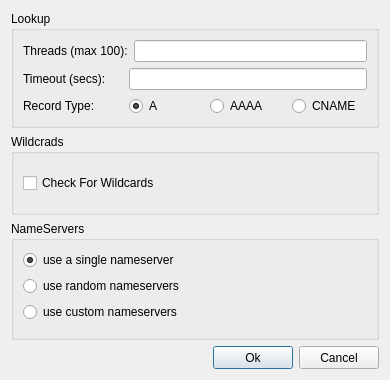
<?xml version="1.0" encoding="UTF-8"?>
<ui version="4.0">
 <class>ActiveConfigDialog</class>
 <widget class="QDialog" name="ActiveConfigDialog">
  <property name="geometry">
   <rect>
    <x>0</x>
    <y>0</y>
    <width>390</width>
    <height>380</height>
   </rect>
  </property>
  <property name="sizePolicy">
   <sizepolicy hsizetype="Preferred" vsizetype="Expanding">
    <horstretch>0</horstretch>
    <verstretch>0</verstretch>
   </sizepolicy>
  </property>
  <property name="minimumSize">
   <size>
    <width>390</width>
    <height>0</height>
   </size>
  </property>
  <property name="windowTitle">
   <string>Scan Configuration</string>
  </property>
  <layout class="QVBoxLayout" name="verticalLayout_4">
   <item>
    <widget class="QGroupBox" name="groupBoxLookup">
     <property name="title">
      <string>Lookup</string>
     </property>
     <layout class="QVBoxLayout" name="verticalLayout_3">
      <item>
       <layout class="QHBoxLayout" name="horizontalLayout">
        <item>
         <widget class="QLabel" name="label">
          <property name="minimumSize">
           <size>
            <width>100</width>
            <height>0</height>
           </size>
          </property>
          <property name="text">
           <string>Threads (max 100):</string>
          </property>
         </widget>
        </item>
        <item>
         <widget class="QLineEdit" name="lineEditThreads"/>
        </item>
       </layout>
      </item>
      <item>
       <layout class="QHBoxLayout" name="horizontalLayout_2">
        <item>
         <widget class="QLabel" name="label_2">
          <property name="minimumSize">
           <size>
            <width>100</width>
            <height>0</height>
           </size>
          </property>
          <property name="text">
           <string>Timeout (secs):</string>
          </property>
         </widget>
        </item>
        <item>
         <widget class="QLineEdit" name="lineEditTimeout"/>
        </item>
       </layout>
      </item>
      <item>
       <layout class="QHBoxLayout" name="horizontalLayout_3">
        <item>
         <widget class="QLabel" name="label_3">
          <property name="minimumSize">
           <size>
            <width>100</width>
            <height>0</height>
           </size>
          </property>
          <property name="text">
           <string>Record Type:</string>
          </property>
         </widget>
        </item>
        <item>
         <widget class="QRadioButton" name="radioButtonA">
          <property name="text">
           <string>A</string>
          </property>
          <property name="checked">
           <bool>true</bool>
          </property>
         </widget>
        </item>
        <item>
         <widget class="QRadioButton" name="radioButtonAAAA">
          <property name="text">
           <string>AAAA</string>
          </property>
         </widget>
        </item>
        <item>
         <widget class="QRadioButton" name="radioButtonCNAME">
          <property name="text">
           <string>CNAME</string>
          </property>
         </widget>
        </item>
       </layout>
      </item>
     </layout>
    </widget>
   </item>
   <item>
    <widget class="QGroupBox" name="groupBoxWildcard">
     <property name="title">
      <string>Wildcrads</string>
     </property>
     <layout class="QVBoxLayout" name="verticalLayout_2">
      <item>
       <widget class="QCheckBox" name="checkBoxWildcards">
        <property name="text">
         <string>Check For Wildcards</string>
        </property>
       </widget>
      </item>
     </layout>
    </widget>
   </item>
   <item>
    <widget class="QGroupBox" name="groupBoxNameserver">
     <property name="title">
      <string>NameServers</string>
     </property>
     <layout class="QVBoxLayout" name="verticalLayout">
      <item>
       <widget class="QRadioButton" name="radioButtonSingleNameserver">
        <property name="text">
         <string>use a single nameserver</string>
        </property>
        <property name="checked">
         <bool>true</bool>
        </property>
       </widget>
      </item>
      <item>
       <widget class="QRadioButton" name="radioButtonRandomNameservers">
        <property name="text">
         <string>use random nameservers</string>
        </property>
       </widget>
      </item>
      <item>
       <widget class="QRadioButton" name="radioButtonCustomNameservers">
        <property name="text">
         <string>use custom nameservers</string>
        </property>
       </widget>
      </item>
      <item>
       <widget class="InputWidget" name="customNameservers" native="true">
        <property name="minimumSize">
         <size>
          <width>0</width>
          <height>0</height>
         </size>
        </property>
       </widget>
      </item>
     </layout>
    </widget>
   </item>
   <item>
    <layout class="QHBoxLayout" name="horizontalLayout_4">
     <item>
      <spacer name="horizontalSpacer">
       <property name="orientation">
        <enum>Qt::Horizontal</enum>
       </property>
       <property name="sizeHint" stdset="0">
        <size>
         <width>40</width>
         <height>20</height>
        </size>
       </property>
      </spacer>
     </item>
     <item>
      <widget class="QPushButton" name="pushButton">
       <property name="minimumSize">
        <size>
         <width>75</width>
         <height>23</height>
        </size>
       </property>
       <property name="text">
        <string>Ok</string>
       </property>
      </widget>
     </item>
     <item>
      <widget class="QPushButton" name="pushButton_2">
       <property name="minimumSize">
        <size>
         <width>75</width>
         <height>23</height>
        </size>
       </property>
       <property name="text">
        <string>Cancel</string>
       </property>
      </widget>
     </item>
    </layout>
   </item>
  </layout>
 </widget>
 <customwidgets>
  <customwidget>
   <class>InputWidget</class>
   <extends>QWidget</extends>
   <header>src/widgets/InputWidget.h</header>
   <container>1</container>
  </customwidget>
 </customwidgets>
 <resources/>
 <connections/>
</ui>
